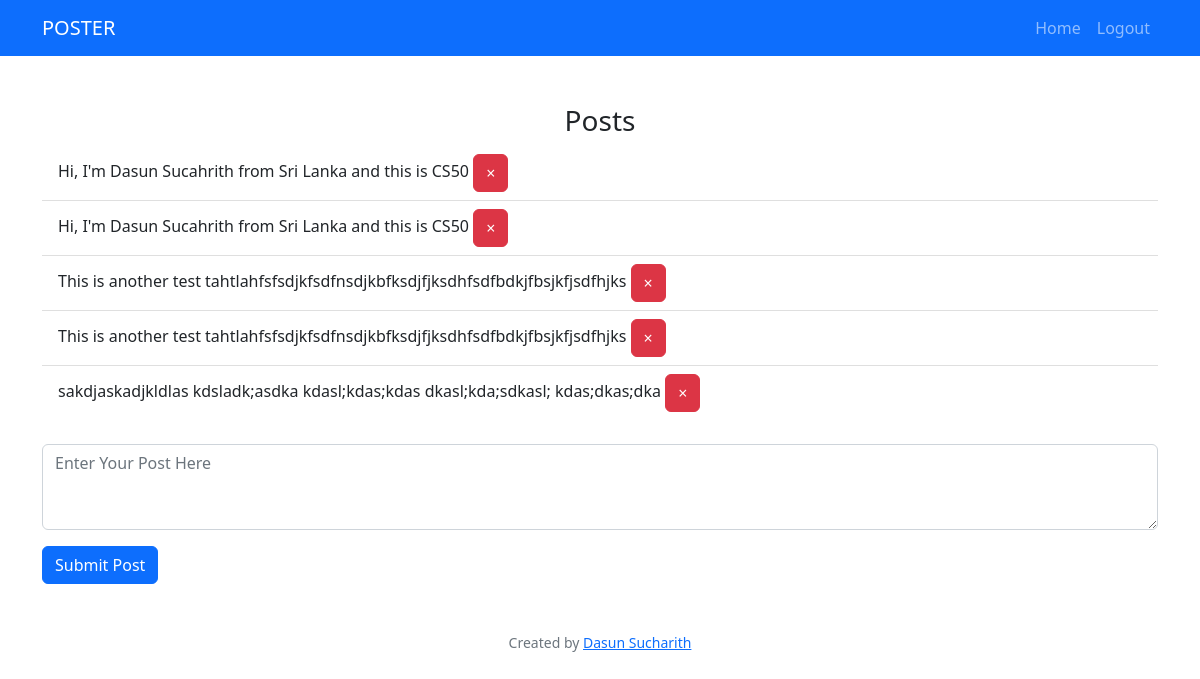
Page / (signed in) on the earlier database version.
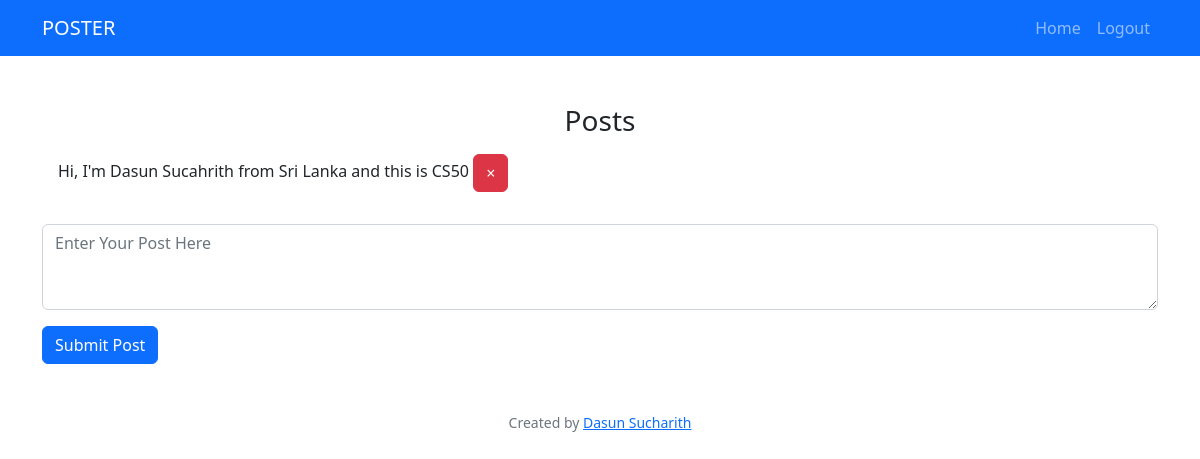
Same page on the later database version.
### website/models.py (models this page shows)
class Post(db.Model):
    id = db.Column(db.Integer, primary_key=True)
    data = db.Column(db.String(100000))
    date = db.Column(db.DateTime(timezone=True), default=func.now())
    user_id = db.Column(db.Integer, db.ForeignKey('user.id'))

### website/views.py (the view, shortened to what this page needs)
@views.route('/', methods=['GET', 'POST'])
@login_required
def home():
    return render_template("home.html", user=current_user)

### website/__init__.py (called while the page is built)
def create_app():
    app = Flask(__name__)
    app.config['SECRET_KEY'] = 'En14522666!@!'
    app.config['SQLALCHEMY_DATABASE_URI'] = f'sqlite:///{DB_NAME}'
    db.init_app(app)
    from .views import views
    from .auth import auth
    app.register_blueprint(views, url_prefix='/')
    app.register_blueprint(auth, url_prefix='/')
    from .models import User, Post
    create_database(app)
    login_manager = LoginManager()
    login_manager.login_view = 'auth.login'
    login_manager.init_app(app)
    @login_manager.user_loader
    def load_user(id):
        return User.query.get(int(id))
    return app

### website/templates/home.html (shortened to what this page needs)
{% extends "base.html" %}
{% block content %}
<h3 class="text-center">Posts</h3>
<div class="container">
    <ul class="list-group list-group-flush" id="posts">
        {% for post in user.posts  %}
            <li class="list-group-item">
                {{ post.data }}
                <button type="button" class="btn btn-danger" onClick="deletePost({{ post.id }})">
                    <span aria-hidden="true">&times;</span>
                </button>
            </li>
        {% endfor %}
    </ul>
    <br />
    <form method="POST">
        <div class="mb-3">
            <textarea class="form-control" rows="3" id="post" name="post" placeholder="Enter Your Post Here" type="text" ></textarea>
        </div>
        <button type="submit" class="btn btn-primary">Submit Post</button>
    </form>
</div>
{% endblock %}

### website/templates/base.html (shortened to what this page needs)
<!DOCTYPE html>
<html lang="en">
<head>
    <link href="https://cdnjs.cloudflare.com/ajax/libs/font-awesome/6.0.0/css/all.min.css" rel="stylesheet" />
    <link href="https://cdn.jsdelivr.net/npm/bootstrap@5.2.0-beta1/dist/css/bootstrap.min.css" rel="stylesheet" />
    <link href="/static/styles.css" rel="stylesheet">
</head>
<body>
    <nav class="navbar navbar-expand-lg navbar-dark bg-primary">
        <div class="container">
            <a class="navbar-brand" href="/">POSTER</a>
            <div class="collapse navbar-collapse" id="navbarRightAlignExample">
                <ul class="navbar-nav ms-auto mb-2 mb-lg-0">
                    {% if user.is_authenticated %}
                    <li class="nav-item">
                        <a class="nav-link" id="home" href="/">Home</a>
                    </li>
                    <li class="nav-item">
                        <a class="nav-link" id="logout" href="/logout">Logout</a>
                    </li>
                    {% endif %}
                </ul>
            </div>
        </div>
    </nav>
    <main class="container-fluid py-5">
        {% block content %} {% endblock %}
    </main>
    <footer class="mb-5 small text-center text-muted">
        Created by <a href="https://dasunsucharith.github.io/">Dasun Sucharith</a>
    </footer>
</body>
</html>

Differences in the rows shown:
removed Post: data "Hi, I'm Dasun Sucahrith from Sri Lanka and this is CS50"
removed Post: data "This is another test tahtlahfsfsdjkfsdfnsdjkbfksdjfjksdhfsdfbdkjfbsjkfjsdfhjks"
removed Post: data "This is another test tahtlahfsfsdjkfsdfnsdjkbfksdjfjksdhfsdfbdkjfbsjkfjsdfhjks"
removed Post: data "sakdjaskadjkldlas kdsladk;asdka kdasl;kdas;kdas dkasl;kda;sdkasl; kdas;dkas;dka"
